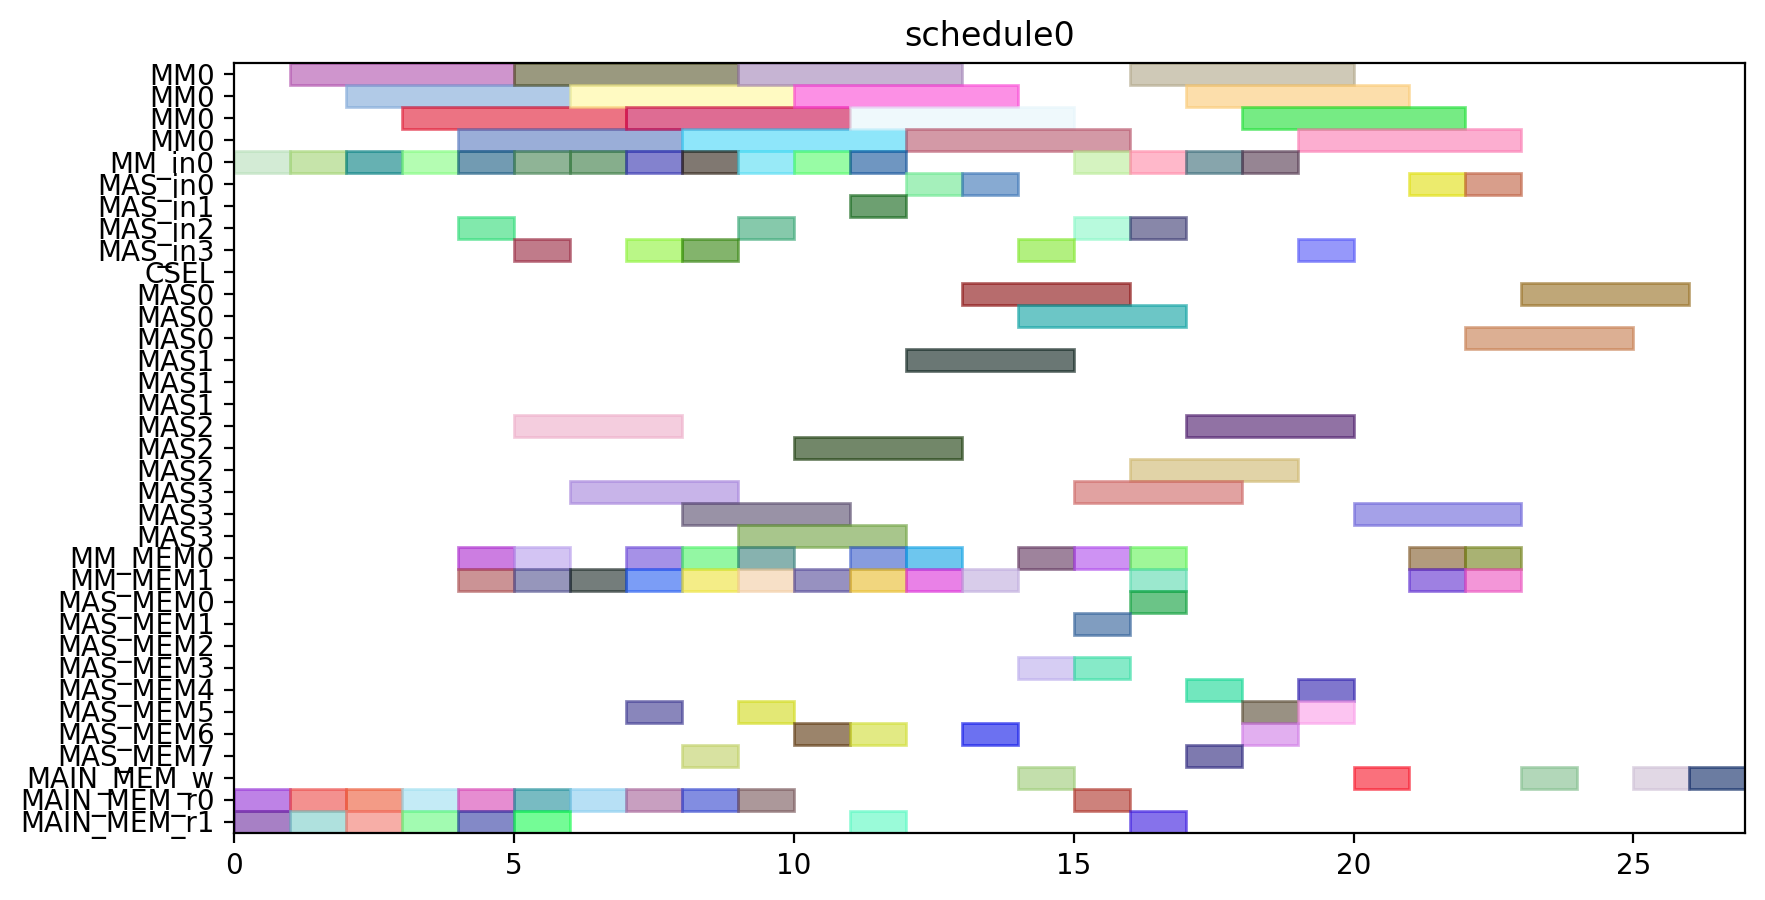

Recreate this plot in Python.
from pyschedule import Scenario, solvers, plotters, alt


def solve():
	horizon = 120
	S = Scenario("schedule0", horizon=horizon)

	# resource
	MM = S.Resources('MM', num=1, size=4)
	MM_in = S.Resources('MM_in', num=1)
	MAS_in = S.Resources('MAS_in', num=4)
	CSEL = S.Resource('CSEL')
	MAS = S.Resources('MAS', num=4, size=3, periods=range(1, horizon))
	MM_MEM = S.Resources('MM_MEM', num=2)
	MAS_MEM = S.Resources('MAS_MEM', num=8)
	MAIN_MEM_w = S.Resource('MAIN_MEM_w', size=1)
	MAIN_MEM_r = S.Resources('MAIN_MEM_r', num=2)

	# result of previous scheduling

	# new tasks
	t0 = S.Task('t0', length=4, delay_cost=1)
	t0 += alt(MM)
	t0_in = S.Task('t0_in', length=1, delay_cost=1)
	t0_in += alt(MM_in)
	S += t0_in*MM_in[0]<=t0*MM[0]
	t0_mem0 = S.Task('t0_mem0', length=1, delay_cost=1)
	t0_mem0 += MAIN_MEM_r[0]
	S += t0_mem0 <= t0

	t0_mem1 = S.Task('t0_mem1', length=1, delay_cost=1)
	t0_mem1 += MAIN_MEM_r[1]
	S += t0_mem1 <= t0

	t1 = S.Task('t1', length=4, delay_cost=1)
	t1 += alt(MM)
	t1_in = S.Task('t1_in', length=1, delay_cost=1)
	t1_in += alt(MM_in)
	S += t1_in*MM_in[0]<=t1*MM[0]
	t1_mem0 = S.Task('t1_mem0', length=1, delay_cost=1)
	t1_mem0 += MAIN_MEM_r[0]
	S += t1_mem0 <= t1

	t1_mem1 = S.Task('t1_mem1', length=1, delay_cost=1)
	t1_mem1 += MAIN_MEM_r[1]
	S += t1_mem1 <= t1

	t2 = S.Task('t2', length=4, delay_cost=1)
	t2 += alt(MM)
	t2_in = S.Task('t2_in', length=1, delay_cost=1)
	t2_in += alt(MM_in)
	S += t2_in*MM_in[0]<=t2*MM[0]
	t2_mem0 = S.Task('t2_mem0', length=1, delay_cost=1)
	t2_mem0 += MAIN_MEM_r[0]
	S += t2_mem0 <= t2

	t2_mem1 = S.Task('t2_mem1', length=1, delay_cost=1)
	t2_mem1 += MAIN_MEM_r[1]
	S += t2_mem1 <= t2

	t3 = S.Task('t3', length=4, delay_cost=1)
	t3 += alt(MM)
	t3_in = S.Task('t3_in', length=1, delay_cost=1)
	t3_in += alt(MM_in)
	S += t3_in*MM_in[0]<=t3*MM[0]
	t3_mem0 = S.Task('t3_mem0', length=1, delay_cost=1)
	t3_mem0 += MAIN_MEM_r[0]
	S += t3_mem0 <= t3

	t3_mem1 = S.Task('t3_mem1', length=1, delay_cost=1)
	t3_mem1 += MAIN_MEM_r[1]
	S += t3_mem1 <= t3

	t5 = S.Task('t5', length=4, delay_cost=1)
	t5 += alt(MM)
	t5_in = S.Task('t5_in', length=1, delay_cost=1)
	t5_in += alt(MM_in)
	S += t5_in*MM_in[0]<=t5*MM[0]
	t5_mem0 = S.Task('t5_mem0', length=1, delay_cost=1)
	t5_mem0 += MAIN_MEM_r[0]
	S += t5_mem0 <= t5

	t5_mem1 = S.Task('t5_mem1', length=1, delay_cost=1)
	t5_mem1 += MAIN_MEM_r[1]
	S += t5_mem1 <= t5

	t23 = S.Task('t23', length=4, delay_cost=1)
	t23 += alt(MM)
	t23_in = S.Task('t23_in', length=1, delay_cost=1)
	t23_in += alt(MM_in)
	S += t23_in*MM_in[0]<=t23*MM[0]
	t23_mem0 = S.Task('t23_mem0', length=1, delay_cost=1)
	t23_mem0 += MAIN_MEM_r[0]
	S += t23_mem0 <= t23

	t23_mem1 = S.Task('t23_mem1', length=1, delay_cost=1)
	t23_mem1 += MAIN_MEM_r[1]
	S += t23_mem1 <= t23

	t4 = S.Task('t4', length=3, delay_cost=1)
	t4 += alt(MAS)
	t4_in = S.Task('t4_in', length=1, delay_cost=1)
	t4_in += alt(MAS_in)
	S += t4_in*MAS_in[0]<=t4*MAS[0]

	S += t4_in*MAS_in[1]<=t4*MAS[1]

	S += t4_in*MAS_in[2]<=t4*MAS[2]

	S += t4_in*MAS_in[3]<=t4*MAS[3]

	t4_mem0 = S.Task('t4_mem0', length=1, delay_cost=1)
	t4_mem0 += alt(MM_MEM)
	S += (t3*MM[0])-1 < t4_mem0*MM_MEM[0]
	S += t4_mem0 <= t4

	t4_mem1 = S.Task('t4_mem1', length=1, delay_cost=1)
	t4_mem1 += alt(MM_MEM)
	S += (t3*MM[0])-1 < t4_mem1*MM_MEM[1]
	S += t4_mem1 <= t4

	t6 = S.Task('t6', length=3, delay_cost=1)
	t6 += alt(MAS)
	t6_in = S.Task('t6_in', length=1, delay_cost=1)
	t6_in += alt(MAS_in)
	S += t6_in*MAS_in[0]<=t6*MAS[0]

	S += t6_in*MAS_in[1]<=t6*MAS[1]

	S += t6_in*MAS_in[2]<=t6*MAS[2]

	S += t6_in*MAS_in[3]<=t6*MAS[3]

	t6_mem0 = S.Task('t6_mem0', length=1, delay_cost=1)
	t6_mem0 += alt(MM_MEM)
	S += (t5*MM[0])-1 < t6_mem0*MM_MEM[0]
	S += t6_mem0 <= t6

	t6_mem1 = S.Task('t6_mem1', length=1, delay_cost=1)
	t6_mem1 += alt(MM_MEM)
	S += (t5*MM[0])-1 < t6_mem1*MM_MEM[1]
	S += t6_mem1 <= t6

	t8 = S.Task('t8', length=4, delay_cost=1)
	t8 += alt(MM)
	t8_in = S.Task('t8_in', length=1, delay_cost=1)
	t8_in += alt(MM_in)
	S += t8_in*MM_in[0]<=t8*MM[0]
	t8_mem0 = S.Task('t8_mem0', length=1, delay_cost=1)
	t8_mem0 += MAIN_MEM_r[0]
	S += t8_mem0 <= t8

	t8_mem1 = S.Task('t8_mem1', length=1, delay_cost=1)
	t8_mem1 += alt(MM_MEM)
	S += (t2*MM[0])-1 < t8_mem1*MM_MEM[1]
	S += t8_mem1 <= t8

	t15 = S.Task('t15', length=4, delay_cost=1)
	t15 += alt(MM)
	t15_in = S.Task('t15_in', length=1, delay_cost=1)
	t15_in += alt(MM_in)
	S += t15_in*MM_in[0]<=t15*MM[0]
	t15_mem0 = S.Task('t15_mem0', length=1, delay_cost=1)
	t15_mem0 += MAIN_MEM_r[0]
	S += t15_mem0 <= t15

	t15_mem1 = S.Task('t15_mem1', length=1, delay_cost=1)
	t15_mem1 += alt(MM_MEM)
	S += (t2*MM[0])-1 < t15_mem1*MM_MEM[1]
	S += t15_mem1 <= t15

	t19 = S.Task('t19', length=3, delay_cost=1)
	t19 += alt(MAS)
	t19_in = S.Task('t19_in', length=1, delay_cost=1)
	t19_in += alt(MAS_in)
	S += t19_in*MAS_in[0]<=t19*MAS[0]

	S += t19_in*MAS_in[1]<=t19*MAS[1]

	S += t19_in*MAS_in[2]<=t19*MAS[2]

	S += t19_in*MAS_in[3]<=t19*MAS[3]

	t19_mem0 = S.Task('t19_mem0', length=1, delay_cost=1)
	t19_mem0 += alt(MM_MEM)
	S += (t0*MM[0])-1 < t19_mem0*MM_MEM[0]
	S += t19_mem0 <= t19

	t19_mem1 = S.Task('t19_mem1', length=1, delay_cost=1)
	t19_mem1 += alt(MM_MEM)
	S += (t0*MM[0])-1 < t19_mem1*MM_MEM[1]
	S += t19_mem1 <= t19

	t24 = S.Task('t24', length=3, delay_cost=1)
	t24 += alt(MAS)
	t24_in = S.Task('t24_in', length=1, delay_cost=1)
	t24_in += alt(MAS_in)
	S += t24_in*MAS_in[0]<=t24*MAS[0]

	S += t24_in*MAS_in[1]<=t24*MAS[1]

	S += t24_in*MAS_in[2]<=t24*MAS[2]

	S += t24_in*MAS_in[3]<=t24*MAS[3]

	t24_mem0 = S.Task('t24_mem0', length=1, delay_cost=1)
	t24_mem0 += alt(MM_MEM)
	S += (t23*MM[0])-1 < t24_mem0*MM_MEM[0]
	S += t24_mem0 <= t24

	t24_mem1 = S.Task('t24_mem1', length=1, delay_cost=1)
	t24_mem1 += alt(MM_MEM)
	S += (t23*MM[0])-1 < t24_mem1*MM_MEM[1]
	S += t24_mem1 <= t24

	t7 = S.Task('t7', length=4, delay_cost=1)
	t7 += alt(MM)
	t7_in = S.Task('t7_in', length=1, delay_cost=1)
	t7_in += alt(MM_in)
	S += t7_in*MM_in[0]<=t7*MM[0]
	t7_mem0 = S.Task('t7_mem0', length=1, delay_cost=1)
	t7_mem0 += MAIN_MEM_r[0]
	S += t7_mem0 <= t7

	t7_mem1 = S.Task('t7_mem1', length=1, delay_cost=1)
	t7_mem1 += alt(MAS_MEM)
	S += (t6*MAS[0])-1 < t7_mem1*MAS_MEM[1]
	S += (t6*MAS[1])-1 < t7_mem1*MAS_MEM[3]
	S += (t6*MAS[2])-1 < t7_mem1*MAS_MEM[5]
	S += (t6*MAS[3])-1 < t7_mem1*MAS_MEM[7]
	S += t7_mem1 <= t7

	t14 = S.Task('t14', length=4, delay_cost=1)
	t14 += alt(MM)
	t14_in = S.Task('t14_in', length=1, delay_cost=1)
	t14_in += alt(MM_in)
	S += t14_in*MM_in[0]<=t14*MM[0]
	S += 0<t14

	t14_w = S.Task('t14_w', length=1, delay_cost=1)
	t14_w += alt(MAIN_MEM_w)
	S += t14 <= t14_w

	t14_mem0 = S.Task('t14_mem0', length=1, delay_cost=1)
	t14_mem0 += MAIN_MEM_r[0]
	S += t14_mem0 <= t14

	t14_mem1 = S.Task('t14_mem1', length=1, delay_cost=1)
	t14_mem1 += alt(MAS_MEM)
	S += (t6*MAS[0])-1 < t14_mem1*MAS_MEM[1]
	S += (t6*MAS[1])-1 < t14_mem1*MAS_MEM[3]
	S += (t6*MAS[2])-1 < t14_mem1*MAS_MEM[5]
	S += (t6*MAS[3])-1 < t14_mem1*MAS_MEM[7]
	S += t14_mem1 <= t14

	t16 = S.Task('t16', length=3, delay_cost=1)
	t16 += alt(MAS)
	t16_in = S.Task('t16_in', length=1, delay_cost=1)
	t16_in += alt(MAS_in)
	S += t16_in*MAS_in[0]<=t16*MAS[0]

	S += t16_in*MAS_in[1]<=t16*MAS[1]

	S += t16_in*MAS_in[2]<=t16*MAS[2]

	S += t16_in*MAS_in[3]<=t16*MAS[3]

	t16_mem0 = S.Task('t16_mem0', length=1, delay_cost=1)
	t16_mem0 += alt(MM_MEM)
	S += (t0*MM[0])-1 < t16_mem0*MM_MEM[0]
	S += t16_mem0 <= t16

	t16_mem1 = S.Task('t16_mem1', length=1, delay_cost=1)
	t16_mem1 += alt(MM_MEM)
	S += (t15*MM[0])-1 < t16_mem1*MM_MEM[1]
	S += t16_mem1 <= t16

	t20 = S.Task('t20', length=3, delay_cost=1)
	t20 += alt(MAS)
	t20_in = S.Task('t20_in', length=1, delay_cost=1)
	t20_in += alt(MAS_in)
	S += t20_in*MAS_in[0]<=t20*MAS[0]

	S += t20_in*MAS_in[1]<=t20*MAS[1]

	S += t20_in*MAS_in[2]<=t20*MAS[2]

	S += t20_in*MAS_in[3]<=t20*MAS[3]

	t20_mem0 = S.Task('t20_mem0', length=1, delay_cost=1)
	t20_mem0 += alt(MM_MEM)
	S += (t0*MM[0])-1 < t20_mem0*MM_MEM[0]
	S += t20_mem0 <= t20

	t20_mem1 = S.Task('t20_mem1', length=1, delay_cost=1)
	t20_mem1 += alt(MAS_MEM)
	S += (t19*MAS[0])-1 < t20_mem1*MAS_MEM[1]
	S += (t19*MAS[1])-1 < t20_mem1*MAS_MEM[3]
	S += (t19*MAS[2])-1 < t20_mem1*MAS_MEM[5]
	S += (t19*MAS[3])-1 < t20_mem1*MAS_MEM[7]
	S += t20_mem1 <= t20

	t25 = S.Task('t25', length=4, delay_cost=1)
	t25 += alt(MM)
	t25_in = S.Task('t25_in', length=1, delay_cost=1)
	t25_in += alt(MM_in)
	S += t25_in*MM_in[0]<=t25*MM[0]
	t25_mem0 = S.Task('t25_mem0', length=1, delay_cost=1)
	t25_mem0 += alt(MAS_MEM)
	S += (t24*MAS[0])-1 < t25_mem0*MAS_MEM[0]
	S += (t24*MAS[1])-1 < t25_mem0*MAS_MEM[2]
	S += (t24*MAS[2])-1 < t25_mem0*MAS_MEM[4]
	S += (t24*MAS[3])-1 < t25_mem0*MAS_MEM[6]
	S += t25_mem0 <= t25

	t25_mem1 = S.Task('t25_mem1', length=1, delay_cost=1)
	t25_mem1 += MAIN_MEM_r[1]
	S += t25_mem1 <= t25

	t26 = S.Task('t26', length=4, delay_cost=1)
	t26 += alt(MM)
	t26_in = S.Task('t26_in', length=1, delay_cost=1)
	t26_in += alt(MM_in)
	S += t26_in*MM_in[0]<=t26*MM[0]
	t26_mem0 = S.Task('t26_mem0', length=1, delay_cost=1)
	t26_mem0 += alt(MAS_MEM)
	S += (t24*MAS[0])-1 < t26_mem0*MAS_MEM[0]
	S += (t24*MAS[1])-1 < t26_mem0*MAS_MEM[2]
	S += (t24*MAS[2])-1 < t26_mem0*MAS_MEM[4]
	S += (t24*MAS[3])-1 < t26_mem0*MAS_MEM[6]
	S += t26_mem0 <= t26

	t26_mem1 = S.Task('t26_mem1', length=1, delay_cost=1)
	t26_mem1 += alt(MM_MEM)
	S += (t1*MM[0])-1 < t26_mem1*MM_MEM[1]
	S += t26_mem1 <= t26

	t9 = S.Task('t9', length=3, delay_cost=1)
	t9 += alt(MAS)
	t9_in = S.Task('t9_in', length=1, delay_cost=1)
	t9_in += alt(MAS_in)
	S += t9_in*MAS_in[0]<=t9*MAS[0]

	S += t9_in*MAS_in[1]<=t9*MAS[1]

	S += t9_in*MAS_in[2]<=t9*MAS[2]

	S += t9_in*MAS_in[3]<=t9*MAS[3]

	t9_mem0 = S.Task('t9_mem0', length=1, delay_cost=1)
	t9_mem0 += alt(MM_MEM)
	S += (t7*MM[0])-1 < t9_mem0*MM_MEM[0]
	S += t9_mem0 <= t9

	t9_mem1 = S.Task('t9_mem1', length=1, delay_cost=1)
	t9_mem1 += alt(MM_MEM)
	S += (t8*MM[0])-1 < t9_mem1*MM_MEM[1]
	S += t9_mem1 <= t9

	t17 = S.Task('t17', length=4, delay_cost=1)
	t17 += alt(MM)
	t17_in = S.Task('t17_in', length=1, delay_cost=1)
	t17_in += alt(MM_in)
	S += t17_in*MM_in[0]<=t17*MM[0]
	S += 0<t17

	t17_w = S.Task('t17_w', length=1, delay_cost=1)
	t17_w += alt(MAIN_MEM_w)
	S += t17 <= t17_w

	t17_mem0 = S.Task('t17_mem0', length=1, delay_cost=1)
	t17_mem0 += MAIN_MEM_r[0]
	S += t17_mem0 <= t17

	t17_mem1 = S.Task('t17_mem1', length=1, delay_cost=1)
	t17_mem1 += alt(MAS_MEM)
	S += (t16*MAS[0])-1 < t17_mem1*MAS_MEM[1]
	S += (t16*MAS[1])-1 < t17_mem1*MAS_MEM[3]
	S += (t16*MAS[2])-1 < t17_mem1*MAS_MEM[5]
	S += (t16*MAS[3])-1 < t17_mem1*MAS_MEM[7]
	S += t17_mem1 <= t17

	t21 = S.Task('t21', length=3, delay_cost=1)
	t21 += alt(MAS)
	t21_in = S.Task('t21_in', length=1, delay_cost=1)
	t21_in += alt(MAS_in)
	S += t21_in*MAS_in[0]<=t21*MAS[0]

	S += t21_in*MAS_in[1]<=t21*MAS[1]

	S += t21_in*MAS_in[2]<=t21*MAS[2]

	S += t21_in*MAS_in[3]<=t21*MAS[3]

	t21_mem0 = S.Task('t21_mem0', length=1, delay_cost=1)
	t21_mem0 += alt(MAS_MEM)
	S += (t20*MAS[0])-1 < t21_mem0*MAS_MEM[0]
	S += (t20*MAS[1])-1 < t21_mem0*MAS_MEM[2]
	S += (t20*MAS[2])-1 < t21_mem0*MAS_MEM[4]
	S += (t20*MAS[3])-1 < t21_mem0*MAS_MEM[6]
	S += t21_mem0 <= t21

	t21_mem1 = S.Task('t21_mem1', length=1, delay_cost=1)
	t21_mem1 += alt(MM_MEM)
	S += (t15*MM[0])-1 < t21_mem1*MM_MEM[1]
	S += t21_mem1 <= t21

	t27 = S.Task('t27', length=3, delay_cost=1)
	t27 += alt(MAS)
	t27_in = S.Task('t27_in', length=1, delay_cost=1)
	t27_in += alt(MAS_in)
	S += t27_in*MAS_in[0]<=t27*MAS[0]

	S += t27_in*MAS_in[1]<=t27*MAS[1]

	S += t27_in*MAS_in[2]<=t27*MAS[2]

	S += t27_in*MAS_in[3]<=t27*MAS[3]

	t27_mem0 = S.Task('t27_mem0', length=1, delay_cost=1)
	t27_mem0 += alt(MM_MEM)
	S += (t26*MM[0])-1 < t27_mem0*MM_MEM[0]
	S += t27_mem0 <= t27

	t27_mem1 = S.Task('t27_mem1', length=1, delay_cost=1)
	t27_mem1 += alt(MM_MEM)
	S += (t26*MM[0])-1 < t27_mem1*MM_MEM[1]
	S += t27_mem1 <= t27

	t10 = S.Task('t10', length=3, delay_cost=1)
	t10 += alt(MAS)
	t10_in = S.Task('t10_in', length=1, delay_cost=1)
	t10_in += alt(MAS_in)
	S += t10_in*MAS_in[0]<=t10*MAS[0]

	S += t10_in*MAS_in[1]<=t10*MAS[1]

	S += t10_in*MAS_in[2]<=t10*MAS[2]

	S += t10_in*MAS_in[3]<=t10*MAS[3]

	t10_mem0 = S.Task('t10_mem0', length=1, delay_cost=1)
	t10_mem0 += alt(MM_MEM)
	S += (t1*MM[0])-1 < t10_mem0*MM_MEM[0]
	S += t10_mem0 <= t10

	t10_mem1 = S.Task('t10_mem1', length=1, delay_cost=1)
	t10_mem1 += alt(MAS_MEM)
	S += (t9*MAS[0])-1 < t10_mem1*MAS_MEM[1]
	S += (t9*MAS[1])-1 < t10_mem1*MAS_MEM[3]
	S += (t9*MAS[2])-1 < t10_mem1*MAS_MEM[5]
	S += (t9*MAS[3])-1 < t10_mem1*MAS_MEM[7]
	S += t10_mem1 <= t10

	t11 = S.Task('t11', length=3, delay_cost=1)
	t11 += alt(MAS)
	t11_in = S.Task('t11_in', length=1, delay_cost=1)
	t11_in += alt(MAS_in)
	S += t11_in*MAS_in[0]<=t11*MAS[0]

	S += t11_in*MAS_in[1]<=t11*MAS[1]

	S += t11_in*MAS_in[2]<=t11*MAS[2]

	S += t11_in*MAS_in[3]<=t11*MAS[3]

	t11_mem0 = S.Task('t11_mem0', length=1, delay_cost=1)
	t11_mem0 += alt(MM_MEM)
	S += (t1*MM[0])-1 < t11_mem0*MM_MEM[0]
	S += t11_mem0 <= t11

	t11_mem1 = S.Task('t11_mem1', length=1, delay_cost=1)
	t11_mem1 += alt(MAS_MEM)
	S += (t9*MAS[0])-1 < t11_mem1*MAS_MEM[1]
	S += (t9*MAS[1])-1 < t11_mem1*MAS_MEM[3]
	S += (t9*MAS[2])-1 < t11_mem1*MAS_MEM[5]
	S += (t9*MAS[3])-1 < t11_mem1*MAS_MEM[7]
	S += t11_mem1 <= t11

	t22 = S.Task('t22', length=4, delay_cost=1)
	t22 += alt(MM)
	t22_in = S.Task('t22_in', length=1, delay_cost=1)
	t22_in += alt(MM_in)
	S += t22_in*MM_in[0]<=t22*MM[0]
	t22_mem0 = S.Task('t22_mem0', length=1, delay_cost=1)
	t22_mem0 += alt(MAS_MEM)
	S += (t21*MAS[0])-1 < t22_mem0*MAS_MEM[0]
	S += (t21*MAS[1])-1 < t22_mem0*MAS_MEM[2]
	S += (t21*MAS[2])-1 < t22_mem0*MAS_MEM[4]
	S += (t21*MAS[3])-1 < t22_mem0*MAS_MEM[6]
	S += t22_mem0 <= t22

	t22_mem1 = S.Task('t22_mem1', length=1, delay_cost=1)
	t22_mem1 += MAIN_MEM_r[1]
	S += t22_mem1 <= t22

	new_PZ = S.Task('new_PZ', length=3, delay_cost=1)
	new_PZ += alt(MAS)
	new_PZ_in = S.Task('new_PZ_in', length=1, delay_cost=1)
	new_PZ_in += alt(MAS_in)
	S += new_PZ_in*MAS_in[0]<=new_PZ*MAS[0]

	S += new_PZ_in*MAS_in[1]<=new_PZ*MAS[1]

	S += new_PZ_in*MAS_in[2]<=new_PZ*MAS[2]

	S += new_PZ_in*MAS_in[3]<=new_PZ*MAS[3]

	S += 0<new_PZ

	new_PZ_w = S.Task('new_PZ_w', length=1, delay_cost=1)
	new_PZ_w += alt(MAIN_MEM_w)
	S += new_PZ <= new_PZ_w

	new_PZ_mem0 = S.Task('new_PZ_mem0', length=1, delay_cost=1)
	new_PZ_mem0 += alt(MAS_MEM)
	S += (t27*MAS[0])-1 < new_PZ_mem0*MAS_MEM[0]
	S += (t27*MAS[1])-1 < new_PZ_mem0*MAS_MEM[2]
	S += (t27*MAS[2])-1 < new_PZ_mem0*MAS_MEM[4]
	S += (t27*MAS[3])-1 < new_PZ_mem0*MAS_MEM[6]
	S += new_PZ_mem0 <= new_PZ

	new_PZ_mem1 = S.Task('new_PZ_mem1', length=1, delay_cost=1)
	new_PZ_mem1 += alt(MAS_MEM)
	S += (t27*MAS[0])-1 < new_PZ_mem1*MAS_MEM[1]
	S += (t27*MAS[1])-1 < new_PZ_mem1*MAS_MEM[3]
	S += (t27*MAS[2])-1 < new_PZ_mem1*MAS_MEM[5]
	S += (t27*MAS[3])-1 < new_PZ_mem1*MAS_MEM[7]
	S += new_PZ_mem1 <= new_PZ

	t12 = S.Task('t12', length=4, delay_cost=1)
	t12 += alt(MM)
	t12_in = S.Task('t12_in', length=1, delay_cost=1)
	t12_in += alt(MM_in)
	S += t12_in*MM_in[0]<=t12*MM[0]
	t12_mem0 = S.Task('t12_mem0', length=1, delay_cost=1)
	t12_mem0 += alt(MAS_MEM)
	S += (t10*MAS[0])-1 < t12_mem0*MAS_MEM[0]
	S += (t10*MAS[1])-1 < t12_mem0*MAS_MEM[2]
	S += (t10*MAS[2])-1 < t12_mem0*MAS_MEM[4]
	S += (t10*MAS[3])-1 < t12_mem0*MAS_MEM[6]
	S += t12_mem0 <= t12

	t12_mem1 = S.Task('t12_mem1', length=1, delay_cost=1)
	t12_mem1 += alt(MAS_MEM)
	S += (t11*MAS[0])-1 < t12_mem1*MAS_MEM[1]
	S += (t11*MAS[1])-1 < t12_mem1*MAS_MEM[3]
	S += (t11*MAS[2])-1 < t12_mem1*MAS_MEM[5]
	S += (t11*MAS[3])-1 < t12_mem1*MAS_MEM[7]
	S += t12_mem1 <= t12

	t13 = S.Task('t13', length=4, delay_cost=1)
	t13 += alt(MM)
	t13_in = S.Task('t13_in', length=1, delay_cost=1)
	t13_in += alt(MM_in)
	S += t13_in*MM_in[0]<=t13*MM[0]
	t13_mem0 = S.Task('t13_mem0', length=1, delay_cost=1)
	t13_mem0 += alt(MAS_MEM)
	S += (t4*MAS[0])-1 < t13_mem0*MAS_MEM[0]
	S += (t4*MAS[1])-1 < t13_mem0*MAS_MEM[2]
	S += (t4*MAS[2])-1 < t13_mem0*MAS_MEM[4]
	S += (t4*MAS[3])-1 < t13_mem0*MAS_MEM[6]
	S += t13_mem0 <= t13

	t13_mem1 = S.Task('t13_mem1', length=1, delay_cost=1)
	t13_mem1 += alt(MAS_MEM)
	S += (t10*MAS[0])-1 < t13_mem1*MAS_MEM[1]
	S += (t10*MAS[1])-1 < t13_mem1*MAS_MEM[3]
	S += (t10*MAS[2])-1 < t13_mem1*MAS_MEM[5]
	S += (t10*MAS[3])-1 < t13_mem1*MAS_MEM[7]
	S += t13_mem1 <= t13

	new_PY = S.Task('new_PY', length=3, delay_cost=1)
	new_PY += alt(MAS)
	new_PY_in = S.Task('new_PY_in', length=1, delay_cost=1)
	new_PY_in += alt(MAS_in)
	S += new_PY_in*MAS_in[0]<=new_PY*MAS[0]

	S += new_PY_in*MAS_in[1]<=new_PY*MAS[1]

	S += new_PY_in*MAS_in[2]<=new_PY*MAS[2]

	S += new_PY_in*MAS_in[3]<=new_PY*MAS[3]

	S += 0<new_PY

	new_PY_w = S.Task('new_PY_w', length=1, delay_cost=1)
	new_PY_w += alt(MAIN_MEM_w)
	S += new_PY <= new_PY_w

	new_PY_mem0 = S.Task('new_PY_mem0', length=1, delay_cost=1)
	new_PY_mem0 += alt(MM_MEM)
	S += (t12*MM[0])-1 < new_PY_mem0*MM_MEM[0]
	S += new_PY_mem0 <= new_PY

	new_PY_mem1 = S.Task('new_PY_mem1', length=1, delay_cost=1)
	new_PY_mem1 += alt(MM_MEM)
	S += (t22*MM[0])-1 < new_PY_mem1*MM_MEM[1]
	S += new_PY_mem1 <= new_PY

	new_PX = S.Task('new_PX', length=3, delay_cost=1)
	new_PX += alt(MAS)
	new_PX_in = S.Task('new_PX_in', length=1, delay_cost=1)
	new_PX_in += alt(MAS_in)
	S += new_PX_in*MAS_in[0]<=new_PX*MAS[0]

	S += new_PX_in*MAS_in[1]<=new_PX*MAS[1]

	S += new_PX_in*MAS_in[2]<=new_PX*MAS[2]

	S += new_PX_in*MAS_in[3]<=new_PX*MAS[3]

	S += 0<new_PX

	new_PX_w = S.Task('new_PX_w', length=1, delay_cost=1)
	new_PX_w += alt(MAIN_MEM_w)
	S += new_PX <= new_PX_w

	new_PX_mem0 = S.Task('new_PX_mem0', length=1, delay_cost=1)
	new_PX_mem0 += alt(MM_MEM)
	S += (t13*MM[0])-1 < new_PX_mem0*MM_MEM[0]
	S += new_PX_mem0 <= new_PX

	new_PX_mem1 = S.Task('new_PX_mem1', length=1, delay_cost=1)
	new_PX_mem1 += alt(MM_MEM)
	S += (t25*MM[0])-1 < new_PX_mem1*MM_MEM[1]
	S += new_PX_mem1 <= new_PX

	solvers.mip.solve(S,msg=1,kind='CPLEX',ratio_gap=1.01)

	solution = [['hoge']*len(S.solution()[1]) for i in range(len(S.solution()))]
	for i in range(len(S.solution())):
		for j in range(len(S.solution()[i])):
			solution[i][j]=str(S.solution()[i][j])
	print(solution)

	cycles = int(solution[-1][3])

	pic_file_name = "/home/mfukuda/ABE/multiRAM_multiMAS_16mux/scheduling_result/stage4MM1_stage3MAS4/EP_DBL_A_ANY/schedule0.png"
	if(S.solution() != []):
		plotters.matplotlib.plot(S,img_filename=pic_file_name, show_task_labels=False, fig_size=(cycles*0.25+3, 5))

	return solution
